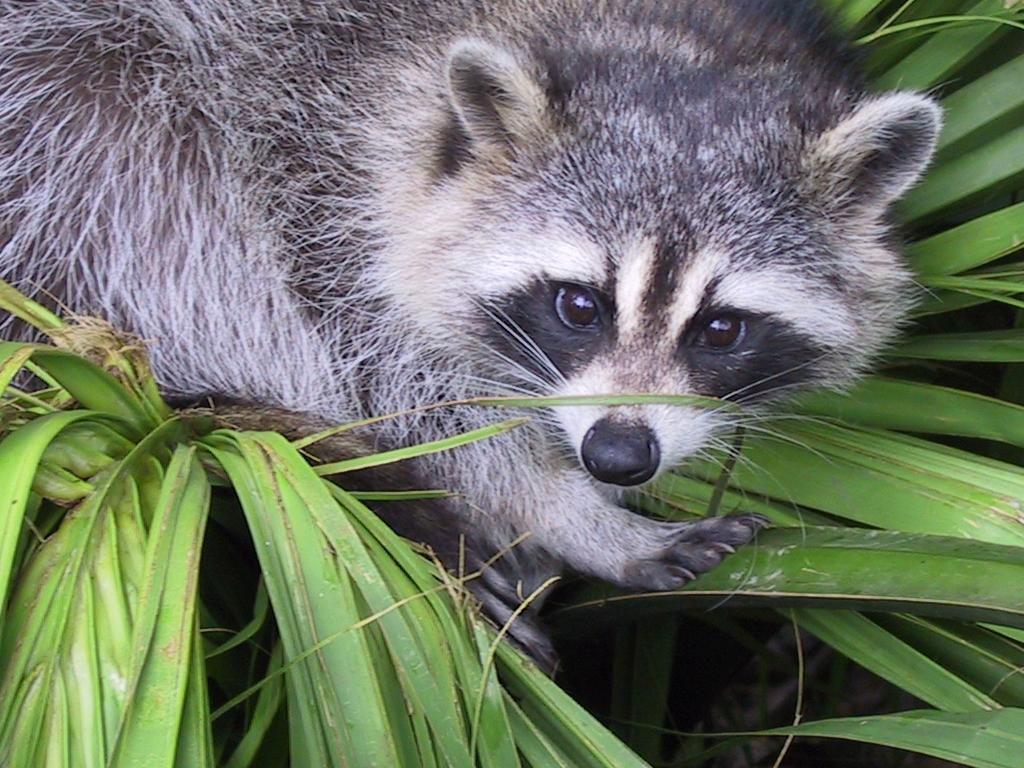
#> input picture 1_array/animal.jpeg, 1024 x 768 px, found by its file name
$ python zoom.py
#> lines starting #> are read from the running program, lines starting #| are printed output that depends on the picture
### 1_array/ex05/load_image.py
from PIL import Image
import numpy as np
import numpy.typing as npt


def ft_load(path: str) -> npt.NDArray[np.uint8]:
    """Loads an image from a path and returns a 3D array."""
#> called with path = './1_array/animal.jpeg'
    try:
        image = Image.open(path)
#> image is the input picture: PIL image 1024x768 RGB; mean R, G, B 110.7, 117.7, 102.1
        image.load()
        rgb = np.array(image, dtype=np.uint8)
        print('The shape of image is :', rgb.shape)
#| The shape of image is : (768, 1024, 3)
        return rgb

    except BaseException as e:
        print(type(e).__name__, ":", e)

### 1_array/ex03/zoom.py
from load_image import ft_load
from PIL import Image
import matplotlib.pyplot as plt


def main():
    try:
        rgb = ft_load('./1_array/animal.jpeg')
        zoomed = rgb[200:600, 500:900]
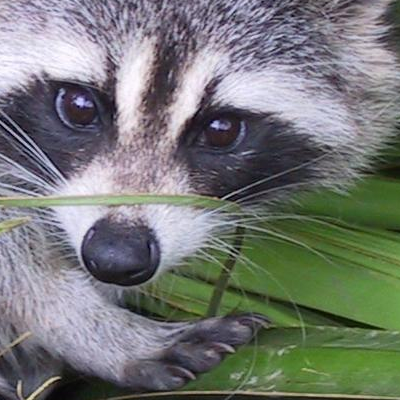
#> zoomed: shape (400, 400, 3); mean R, G, B 117.1, 120.2, 117.3

        # We can do the mean for every pixel, but it's honestly
        # close enough with just keeping the R channel.
        #
        # for y in range(len(sliced_rgb)):
        #     for x in range(len(sliced_rgb[y])):
        #         sliced_rgb[y][x] = np.mean(sliced_rgb[y][x])

        grayed = zoomed[:, :, 0:1].reshape(400, 400)
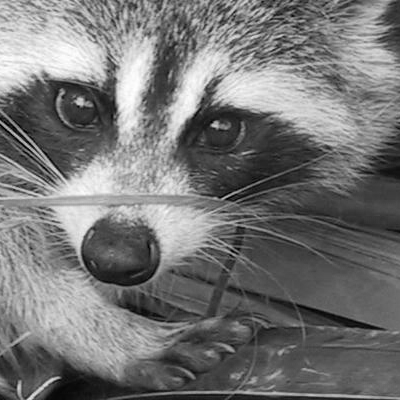
#> grayed: shape (400, 400); min 0, max 255, mean 117.1
        print('New shape after slicing:', grayed.shape)
#| New shape after slicing: (400, 400)
        print(grayed)
#> (printed output is left out)

        image = Image.fromarray(grayed)
        plt.imshow(image, 'gray')
        plt.show()

    except BaseException as e:
        print(type(e).__name__, ":", e)


if __name__ == '__main__':
    main()
